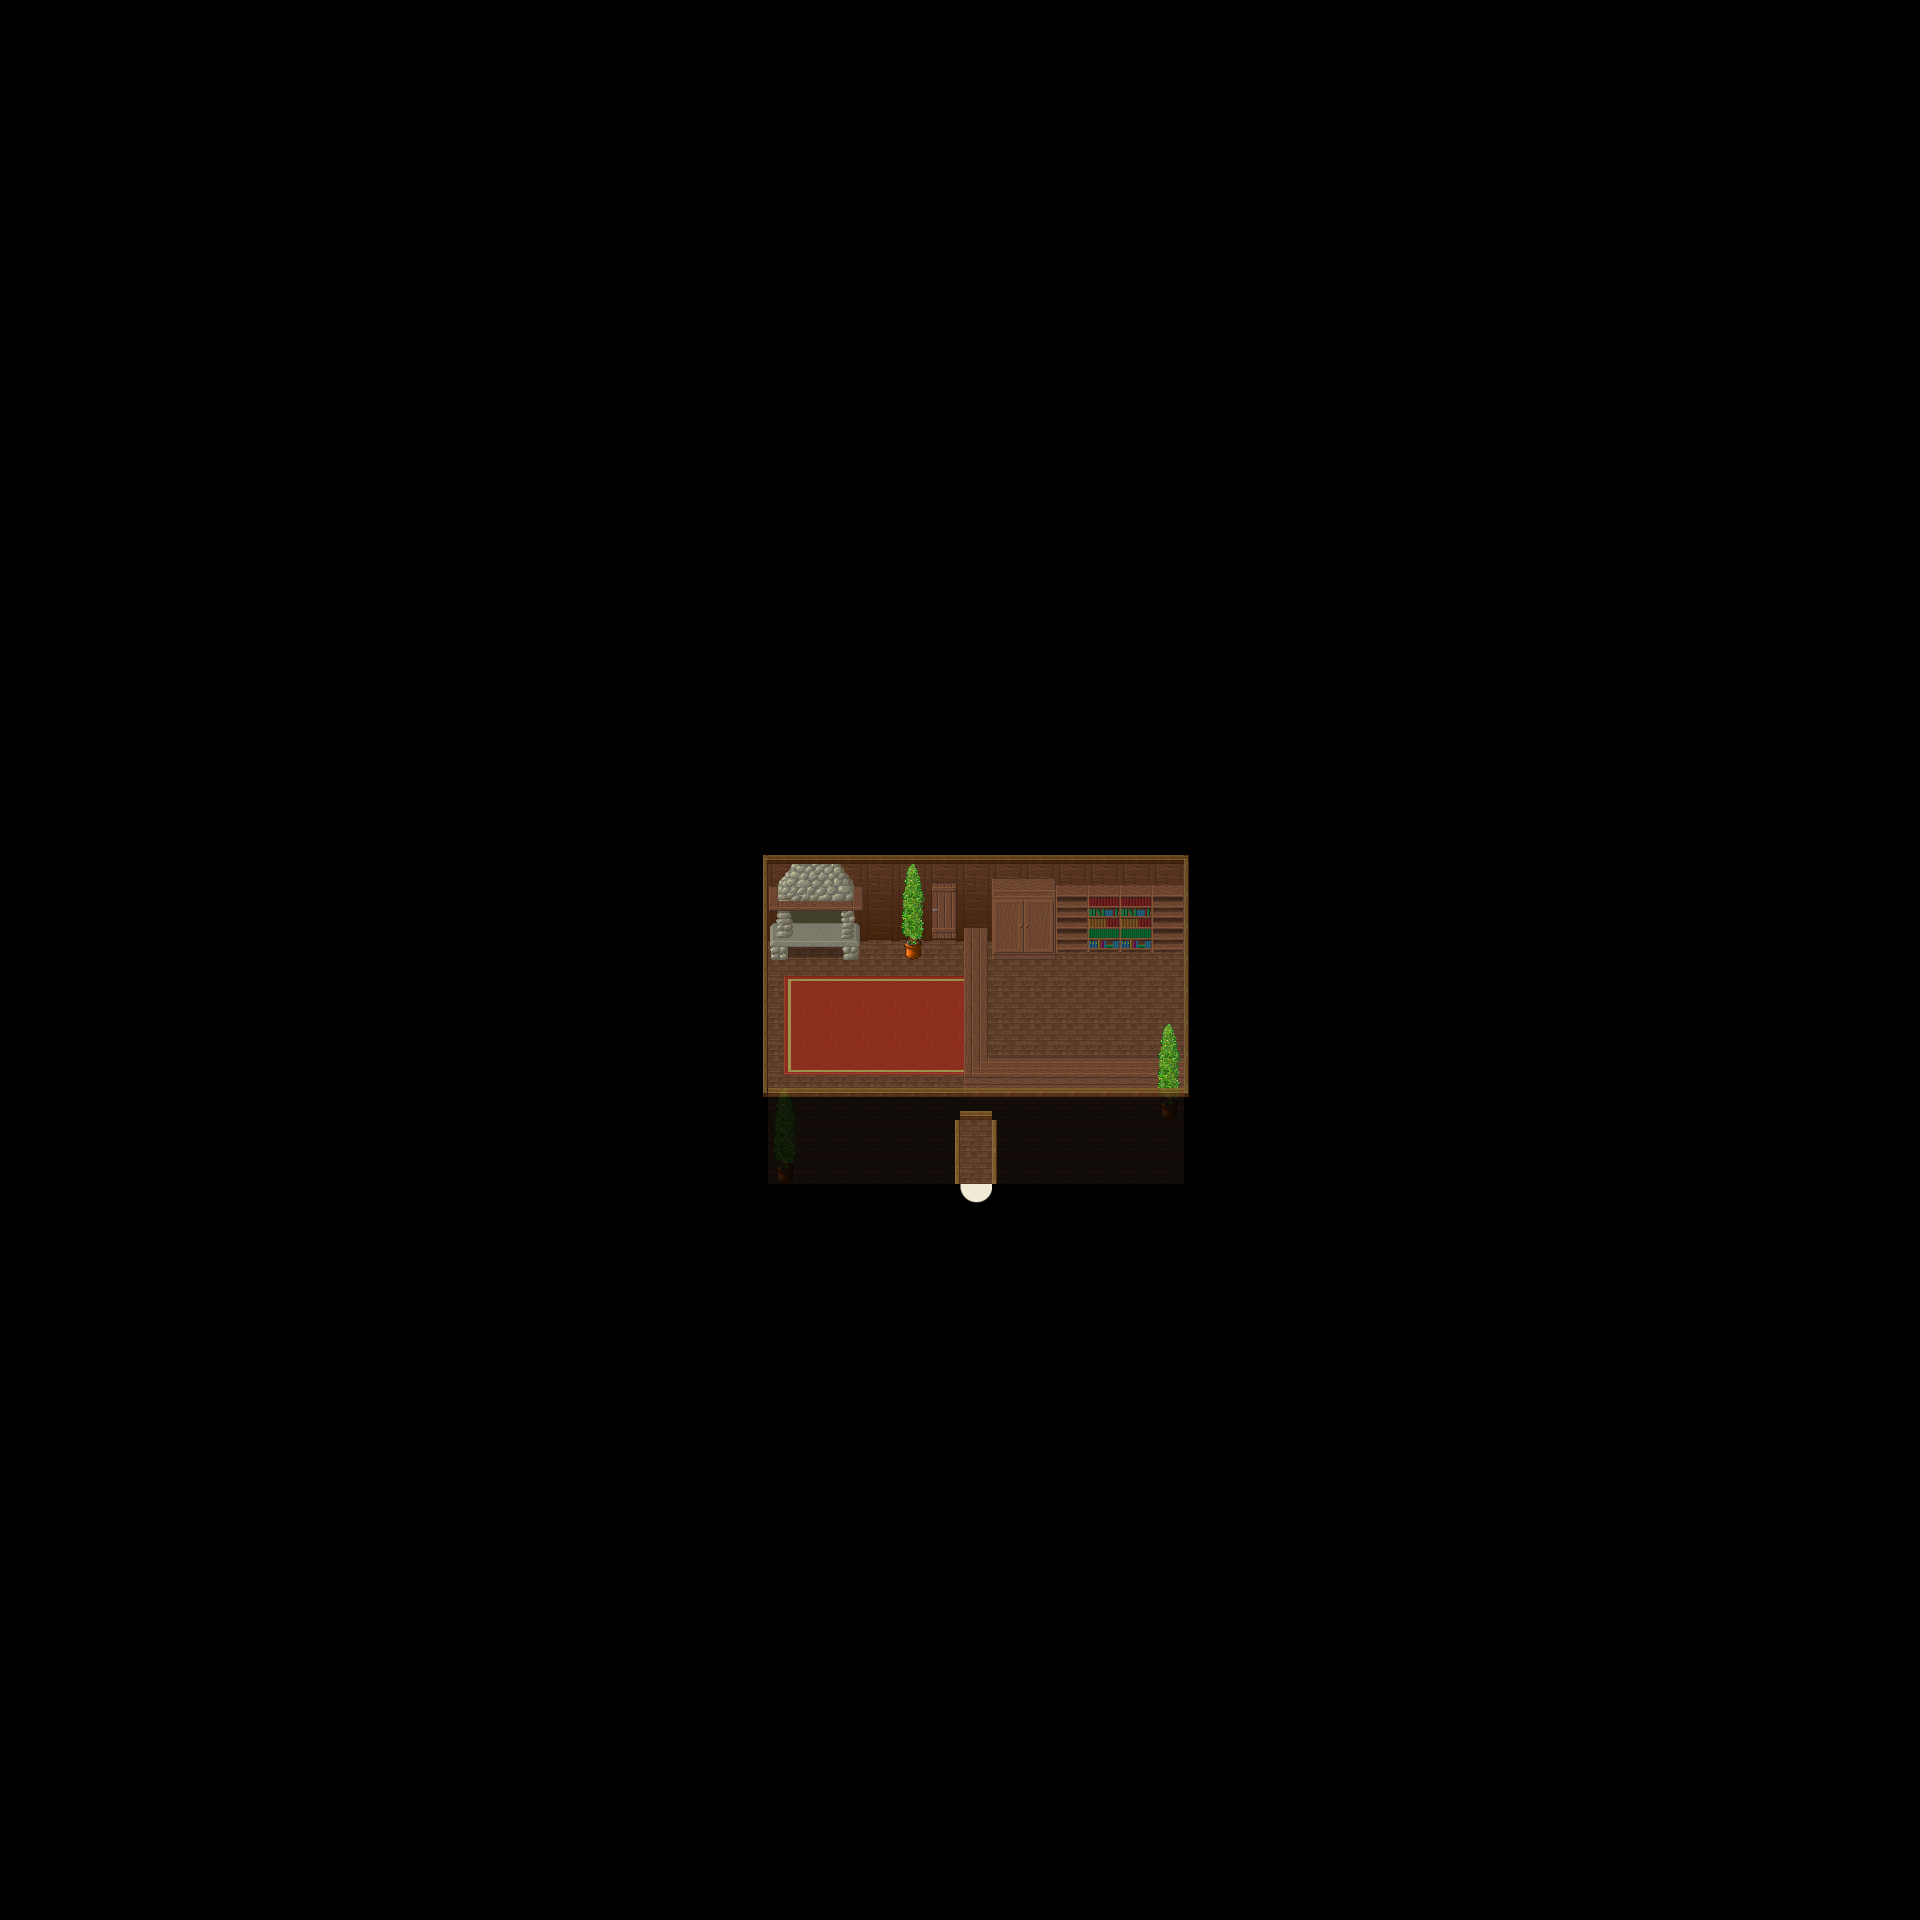

A level layout from a 2D game, rendered from its tile map. Below: a short description, then the map file with tile-grid data replaced by summaries:
An orthogonal 60x60 tile map with 32x32 px tiles, 4 tile layers (ground, ground2, fringe, top), 2 hidden layers not drawn, 6 tilesets and 4 objects (2x fixme, warp, PARTICLE_EFFECT).

<map version="1.4" tiledversion="1.4.1" orientation="orthogonal" renderorder="right-down" width="60" height="60" tilewidth="32" tileheight="32" infinite="0" nextlayerid="96" nextobjectid="57">
 <properties>
  <property name="background0image" value="graphics/images/spit23loginwallpaper_800x600.png" />
  <property name="author" value="TMW Brazil Team" />
  <property name="license" value="GPL v2+" />
  <property name="manaplus version" value="2" />
  <property name="minimap" value="graphics/minimaps/024-13.png" />
  <property name="music" value="8bit_the_hero.ogg" />
  <property name="name" value="Frostia Indoors" />
 </properties>
 <tileset firstgid="1" name="collision" tilewidth="32" tileheight="32" tilecount="9" columns="3">
  <image source="../graphics/tilesets/collision.png" width="96" height="96" />
 </tileset>
 <tileset firstgid="10" name="woodland_indoor" tilewidth="32" tileheight="32" tilecount="256" columns="16">
  <image source="../graphics/tilesets/woodland_indoor.png" width="512" height="512" />
 </tileset>
 <tileset firstgid="266" name="woodland_indoor_x2" tilewidth="32" tileheight="64" tilecount="48" columns="16">
  <image source="../graphics/tilesets/woodland_indoor_x2.png" width="512" height="192" />
 </tileset>
 <tileset firstgid="314" name="woodland_indoor_x3" tilewidth="32" tileheight="96" tilecount="48" columns="16">
  <image source="../graphics/tilesets/woodland_indoor_x3.png" width="512" height="288" />
 </tileset>
 <tileset firstgid="362" name="cabana_in" tilewidth="32" tileheight="32" tilecount="80" columns="16">
  <image source="../graphics/tilesets/cabana_in.png" width="512" height="160" />
 </tileset>
 <tileset firstgid="442" name="inn" tilewidth="32" tileheight="32" tilecount="256" columns="16">
  <image source="../graphics/tilesets/inn.png" width="512" height="512" />
 </tileset>
 <layer id="90" name="ground" width="60" height="60">
  <data>[3600 cells, 3600 non-empty, 15 distinct tile ids]</data>
 </layer>
 <layer id="91" name="ground2" width="60" height="60">
  <data>[3600 cells, 30 non-empty, 15 distinct tile ids]</data>
 </layer>
 <layer id="92" name="fringe" width="60" height="60">
  <data>[3600 cells, 9 non-empty, 3 distinct tile ids]</data>
 </layer>
 <layer id="93" name="top" width="60" height="60" opacity="0.8">
  <data>[3600 cells, 68 non-empty, 10 distinct tile ids]</data>
 </layer>
 <layer id="94" name="collision" width="60" height="60" visible="0">
  <data>[3600 cells, 3535 non-empty, 1 distinct tile ids]</data>
 </layer>
 <layer id="95" name="height" width="60" height="60" visible="0" locked="1">
  <data>[3600 cells, 0 non-empty, 0 distinct tile ids]</data>
 </layer>
 <objectgroup id="6" name="margin">
  <object id="54" name="Margin A" type="fixme" x="128" y="1216" width="640" height="640" />
  <object id="55" name="Margin B" type="fixme" x="1184" y="224" width="640" height="640" />
 </objectgroup>
 <objectgroup color="#00aa00" id="7" name="warps">
  <object id="32" name="To Frostia" type="warp" x="960" y="1184" width="32" height="32">
   <properties>
    <property name="dest_map" value="024-1" />
    <property name="dest_x" value="50" />
    <property name="dest_y" value="55" />
   </properties>
  </object>
 </objectgroup>
 <objectgroup color="#ff557f" id="8" name="particle">
  <object id="47" name="graphics/particles/cookingfire.particle.xml" type="PARTICLE_EFFECT" x="800" y="928" width="32" height="32" />
 </objectgroup>
</map>
